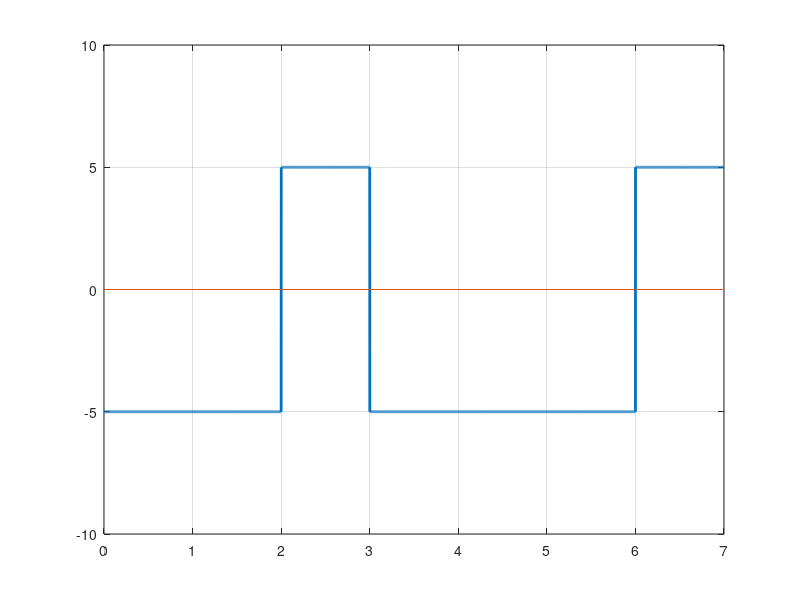

The MATLAB script that drew this image:
clc; #... Clear command line
clear all; #... Clear variables
close all; #... Clear figures

bits = [1 0 1 1 0 0 1];

#... Modulation
bitrate = 1;
voltage = 5;

sampling_rate = 1000;
sampling_time = 1/sampling_rate;

end_time = length(bits)/bitrate;
time = 0:sampling_time:end_time;

index = 1;
#... Assume that last state was positive
sign = 1; #... Indicates inversion
if bits(index) == 1
    sign = -1*sign;
endif

for i = 1:length(time)
    modulation(i) = voltage*sign;
    if time(i)*bitrate >= index
        index = index+1;
        #... Inversion when next bit "1"
        if index <= length(bits) && bits(index) == 1
            sign = -1*sign;
        endif
    endif
endfor

plot(time, modulation,'LineWidth', 2);
axis([0 end_time -voltage-5 voltage+5]);
line([0 end_time], [0,0]);
grid on;

#... Demodulation
index = 1;
last = voltage;

for i = 1:length(modulation)
    if modulation(i) == last
        demodultaion(index) = 0;
    else
        demodultaion(index) = 1;
    endif
    if time(i)*bitrate >= index
        index = index+1;
        last = modulation(i);
    endif
endfor

disp(demodultaion);
